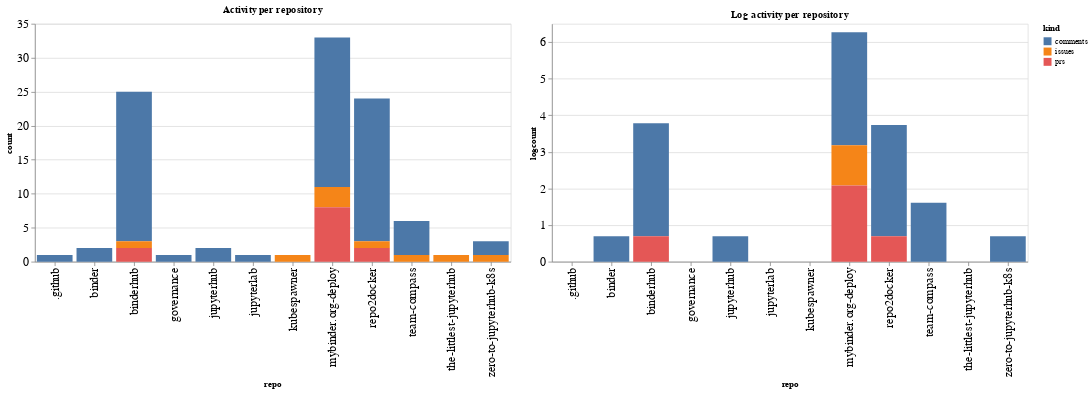

Notebook code cell kept with this figure:
### Code cell
ch1 = alt.Chart(repo_summaries, width=600, title="Activity per repository").mark_bar().encode(
    x='repo',
    y='count',
    color='kind',
    tooltip="kind"
)

ch2 = alt.Chart(repo_summaries, width=600, title="Log activity per repository").mark_bar().encode(
    x='repo',
    y='logcount',
    color='kind',
    tooltip="kind"
)

ch1 | ch2

### Figure 1 — Vega-Lite specification as saved in the notebook (floating-point values rounded to 4 significant figures)
{"config": {"axisLeft": {"labelFontSize": 15}, "axisBottom": {"labelFontSize": 15}}, "hconcat": [{"mark": "bar", "encoding": {"color": {"type": "nominal", "field": "kind"}, "tooltip": {"type": "nominal", "field": "kind"}, "x": {"type": "nominal", "field": "repo"}, "y": {"type": "quantitative", "field": "count"}}, "title": "Activity per repository", "width": 600}, {"mark": "bar", "encoding": {"color": {"type": "nominal", "field": "kind"}, "tooltip": {"type": "nominal", "field": "kind"}, "x": {"type": "nominal", "field": "repo"}, "y": {"type": "quantitative", "field": "logcount"}}, "title": "Log activity per repository", "width": 600}], "data": {"name": "data-674dea432fa57f7da15b8c7360439d09"}, "$schema": "https://vega.github.io/schema/vega-lite/v4.8.1.json", "datasets": {"data-674dea432fa57f7da15b8c7360439d09": [{"repo": ".github", "kind": "comments", "count": 1, "logcount": 0.0}, {"repo": "binder", "kind": "comments", "count": 2, "logcount": 0.6931}, {"repo": "binderhub", "kind": "comments", "count": 22, "logcount": 3.091}, {"repo": "binderhub", "kind": "issues", "count": 1, "logcount": 0.0}, {"repo": "binderhub", "kind": "prs", "count": 2, "logcount": 0.6931}, {"repo": "governance", "kind": "comments", "count": 1, "logcount": 0.0}, {"repo": "jupyterhub", "kind": "comments", "count": 2, "logcount": 0.6931}, {"repo": "jupyterlab", "kind": "comments", "count": 1, "logcount": 0.0}, {"repo": "kubespawner", "kind": "issues", "count": 1, "logcount": 0.0}, {"repo": "mybinder.org-deploy", "kind": "comments", "count": 22, "logcount": 3.091}, {"repo": "mybinder.org-deploy", "kind": "issues", "count": 3, "logcount": 1.099}, {"repo": "mybinder.org-deploy", "kind": "prs", "count": 8, "logcount": 2.079}, {"repo": "repo2docker", "kind": "comments", "count": 21, "logcount": 3.045}, {"repo": "repo2docker", "kind": "issues", "count": 1, "logcount": 0.0}, {"repo": "repo2docker", "kind": "prs", "count": 2, "logcount": 0.6931}, {"repo": "team-compass", "kind": "comments", "count": 5, "logcount": 1.609}, {"repo": "team-compass", "kind": "issues", "count": 1, "logcount": 0.0}, {"repo": "the-littlest-jupyterhub", "kind": "issues", "count": 1, "logcount": 0.0}, {"repo": "zero-to-jupyterhub-k8s", "kind": "comments", "count": 2, "logcount": 0.6931}, {"repo": "zero-to-jupyterhub-k8s", "kind": "issues", "count": 1, "logcount": 0.0}]}}
